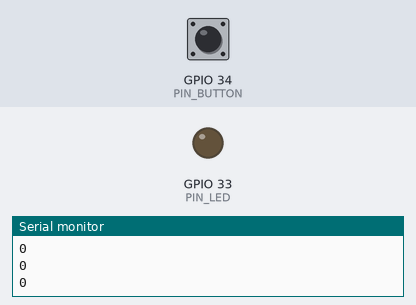
The sketch below on a simulated ESP32. On the bench: output pins drawn as LEDs (lit = HIGH), the last lines printed to the serial monitor. The inputs (shaded band) are chosen by the test bench; at power-on: GPIO 34 (PIN_BUTTON) LOW.

Above: at 1.2 s.
1.3 s: GPIO 34 (PIN_BUTTON) pulled HIGH for 0.15 s
At 1.38 s:
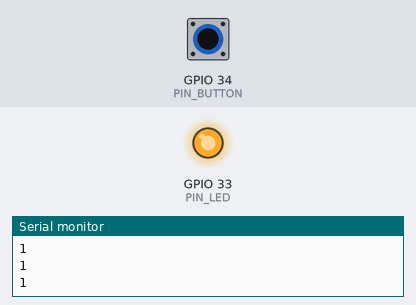
2.9 s: GPIO 34 (PIN_BUTTON) pulled HIGH for 3.2 s
At 7.1 s:
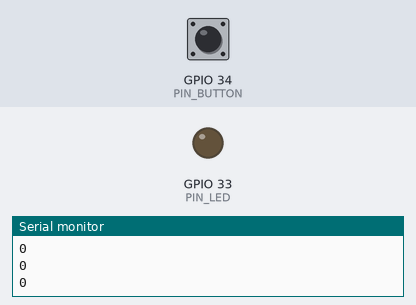
Timing chart, 0 to 8.6 s (numbered marks = the images above; inputs shaded):
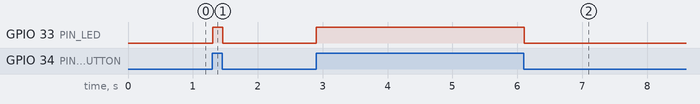

The sketch:

boton_led.ino
```cpp
//Cuando presiono el boton, LED se enciende
#define PIN_LED 33
#define PIN_BUTTON 34

void setup() {
  pinMode(PIN_LED,OUTPUT);
  pinMode(PIN_BUTTON,INPUT);

  Serial.begin(115200);
}

void loop() {
  bool button_status = digitalRead(PIN_BUTTON);
  Serial.println(button_status);

  if (button_status){
    digitalWrite(PIN_LED,HIGH);
  }
  else{
    digitalWrite(PIN_LED,LOW);
  }

  delay(10);
}
```

Measured:
- after the input at 1.3 s, GPIO 33 (PIN_LED): LOW → HIGH at once, → LOW 0.15 s later
- after the input at 2.9 s, GPIO 33 (PIN_LED): LOW → HIGH at once, → LOW 3.2 s later
